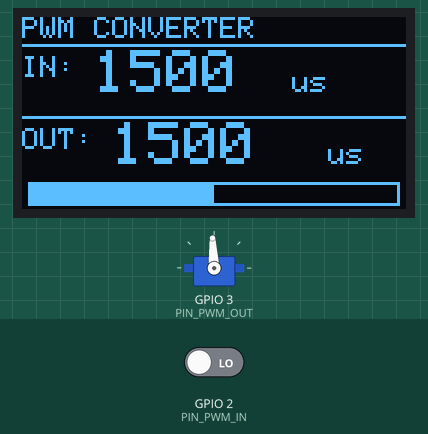
The program below on a simulated ESP32-C3. On the bench: 128×64 one-colour display, servo. The inputs (shaded band) are chosen by the test bench; at power-on: GPIO 2 (PIN_PWM_IN) LOW. Servo pulses on a pin are drawn as a servo (544–2400 µs = 0–180°); what the program prints to the serial monitor is not drawn.

Above: at 1.1 s.

The program:

main.cpp
```cpp
#include <Arduino.h>
#include "driver/ledc.h"
#include "esp_timer.h"
#include "config.h"
#include "version.h"

#ifdef USE_DISPLAY
#include <Wire.h>
#include <Adafruit_GFX.h>
#include <Adafruit_SSD1306.h>

Adafruit_SSD1306 display(SCREEN_W, SCREEN_H, &Wire, -1);
#endif

// ── Состояние входного PWM ────────────────────────
volatile uint32_t pwm_rise_us = 0;
volatile uint16_t pwm_in_us   = 1500;

// ── Прерывание ────────────────────────────────────
void IRAM_ATTR onPwmEdge() {
    uint32_t now = (uint32_t)esp_timer_get_time();
    if (digitalRead(PIN_PWM_IN)) {
        pwm_rise_us = now;
    } else {
        uint32_t width = now - pwm_rise_us;

        if (width >= SANITY_MIN && width <= SANITY_MAX) {
            pwm_in_us = (uint16_t)width;
        }
    }
}

// ── Конвертация диапазонов ────────────────────────
static inline uint16_t convert(uint16_t in) {
    in = constrain(in, IN_MIN, IN_MAX);
    return (uint16_t)(OUT_MIN + (uint32_t)(in - IN_MIN) * (OUT_MAX - OUT_MIN) / (IN_MAX - IN_MIN));
}

// ── us → duty LEDC ────────────────────────────────
static inline uint32_t us_to_duty(uint16_t us) {
    return (uint32_t)us * 16383 / 20000;
}

// ── Отрисовка дисплея ─────────────────────────────
#ifdef USE_DISPLAY
void updateDisplay(uint16_t in_us, uint16_t out_us) {
    display.clearDisplay();

    // ── Заголовок ─────────────────────────────────
    display.setTextColor(SSD1306_WHITE);
    display.setTextSize(1);
    display.setCursor(0, 0);
    display.print("PWM CONVERTER");
    display.drawLine(0, 9, 127, 9, SSD1306_WHITE);

    // ── Входное значение ──────────────────────────
    display.setTextSize(1);
    display.setCursor(0, 13);
    display.print("IN:");
    display.setTextSize(2);
    display.setCursor(24, 11);
    display.print(in_us);
    display.setTextSize(1);
    display.setCursor(90, 18);
    display.print("us");

    // ── Разделитель ───────────────────────────────
    display.drawLine(0, 33, 127, 33, SSD1306_WHITE);

    // ── Выходное значение (крупнее) ───────────────
    display.setTextSize(1);
    display.setCursor(0, 37);
    display.print("OUT:");
    display.setTextSize(2);
    display.setCursor(30, 35);
    display.print(out_us);
    display.setTextSize(1);
    display.setCursor(102, 42);
    display.print("us");

    // ── Прогресс-бар выхода ───────────────────────
    // Маппируем out_us [750..2500] на ширину [0..124]
    int bar_w = map(out_us, OUT_MIN, OUT_MAX, 0, 124);
    display.drawRect(2, 55, 124, 8, SSD1306_WHITE);
    display.fillRect(2, 55, bar_w, 8, SSD1306_WHITE);

    display.display();
}
#endif // USE_DISPLAY

void setup() {
    Serial.begin(115200);
    delay(1000);

#ifdef USE_DISPLAY
    // I2C на кастомных пинах
    Wire.begin(PIN_SDA, PIN_SCL);

    // Инициализация дисплея
    if (!display.begin(SSD1306_SWITCHCAPVCC, OLED_ADDR)) {
        Serial.println("SSD1306 not found!");
        while (true) delay(100);
    }
    display.clearDisplay();
    display.display();
#endif // USE_DISPLAY

    // LEDC таймер
    ledc_timer_config_t timer_cfg = {
        .speed_mode      = LEDC_LOW_SPEED_MODE,
        .duty_resolution = LEDC_RES,
        .timer_num       = LEDC_TIMER,
        .freq_hz         = SERVO_HZ,
        .clk_cfg         = LEDC_AUTO_CLK,
    };
    ledc_timer_config(&timer_cfg);

    // LEDC канал
    ledc_channel_config_t channel_cfg = {
        .gpio_num   = PIN_PWM_OUT,
        .speed_mode = LEDC_LOW_SPEED_MODE,
        .channel    = LEDC_CHANNEL,
        .timer_sel  = LEDC_TIMER,
        .duty       = us_to_duty(1500),
        .hpoint     = 0,
    };
    ledc_channel_config(&channel_cfg);

    // Прерывание входного PWM
    pinMode(PIN_PWM_IN, INPUT);
    attachInterrupt(digitalPinToInterrupt(PIN_PWM_IN), onPwmEdge, CHANGE);

    Serial.println("FW v" FW_VERSION_STR
#ifdef USE_DISPLAY
        " [display: ON]"
#else
        " [display: OFF]"
#endif
    );
    Serial.println("Ready");
}

void loop() {
    uint16_t in  = pwm_in_us;
    uint16_t out = convert(in);

    ledc_set_duty(LEDC_LOW_SPEED_MODE, LEDC_CHANNEL, us_to_duty(out));
    ledc_update_duty(LEDC_LOW_SPEED_MODE, LEDC_CHANNEL);

#ifdef USE_DISPLAY
    updateDisplay(in, out);
#endif

    Serial.printf("in: %4d us  ->  out: %4d us\n", in, out);
    delay(50);  // ~20 fps на дисплее, серво успевает
}
```

version.h
```cpp
#pragma once

#define FW_VERSION_MAJOR  1
#define FW_VERSION_MINOR  1
#define FW_VERSION_PATCH  1

#define FW_VERSION_STR \
    STRINGIFY(FW_VERSION_MAJOR) "." \
    STRINGIFY(FW_VERSION_MINOR) "." \
    STRINGIFY(FW_VERSION_PATCH)

#define STRINGIFY(x)   STRINGIFY_(x)
#define STRINGIFY_(x)  #x
```

config.h
```cpp
#pragma once

// ── Пины PWM ──────────────────────────────────────
#define PIN_PWM_IN   2
#define PIN_PWM_OUT  3

// ── Диапазоны ─────────────────────────────────────
#define IN_MIN   1000
#define IN_MAX   2000
#define OUT_MIN  500
#define OUT_MAX  2500

#define SANITY_MIN  (OUT_MIN - 100)   // 400
#define SANITY_MAX  (OUT_MAX + 100)   // 2600

// ── LEDC ──────────────────────────────────────────
#define LEDC_TIMER      LEDC_TIMER_0
#define LEDC_CHANNEL    LEDC_CHANNEL_0
#define LEDC_RES        LEDC_TIMER_14_BIT
#define SERVO_HZ        50

// ── Дисплей ───────────────────────────────────────
#ifdef USE_DISPLAY
#define PIN_SDA     7
#define PIN_SCL     6
#define SCREEN_W    128
#define SCREEN_H    64
#define OLED_ADDR   0x3C
#endif
```
